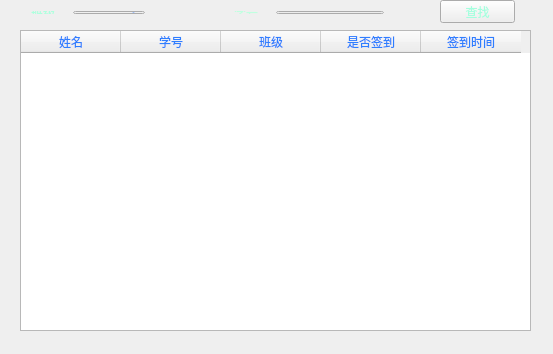
<?xml version="1.0" encoding="UTF-8"?>
<ui version="4.0">
 <class>Widget</class>
 <widget class="QWidget" name="Widget">
  <property name="geometry">
   <rect>
    <x>0</x>
    <y>0</y>
    <width>553</width>
    <height>354</height>
   </rect>
  </property>
  <property name="windowTitle">
   <string>签到</string>
  </property>
  <widget class="QPushButton" name="pushButton">
   <property name="geometry">
    <rect>
     <x>440</x>
     <y>0</y>
     <width>75</width>
     <height>23</height>
    </rect>
   </property>
   <property name="styleSheet">
    <string notr="true">font: italic 9pt &quot;Bahnschrift&quot;;
color: rgb(164, 255, 222);</string>
   </property>
   <property name="text">
    <string>查找</string>
   </property>
  </widget>
  <widget class="QTableWidget" name="tableWidget">
   <property name="geometry">
    <rect>
     <x>20</x>
     <y>30</y>
     <width>511</width>
     <height>301</height>
    </rect>
   </property>
   <property name="styleSheet">
    <string notr="true">border-image: url(:/图片null-3ce5eb0d59968b2c.jpg);
color: rgb(46, 126, 255);</string>
   </property>
   <column>
    <property name="text">
     <string>姓名</string>
    </property>
   </column>
   <column>
    <property name="text">
     <string>学号</string>
    </property>
   </column>
   <column>
    <property name="text">
     <string>班级</string>
    </property>
   </column>
   <column>
    <property name="text">
     <string>是否签到</string>
    </property>
   </column>
   <column>
    <property name="text">
     <string>签到时间</string>
    </property>
   </column>
  </widget>
  <widget class="QWidget" name="layoutWidget">
   <property name="geometry">
    <rect>
     <x>20</x>
     <y>0</y>
     <width>375</width>
     <height>25</height>
    </rect>
   </property>
   <layout class="QHBoxLayout" name="horizontalLayout">
    <item>
     <widget class="QLabel" name="label">
      <property name="styleSheet">
       <string notr="true">color: rgb(174, 255, 222);
font: 75 9pt &quot;Bahnschrift Light&quot;;</string>
      </property>
      <property name="text">
       <string>班级：</string>
      </property>
     </widget>
    </item>
    <item>
     <widget class="QComboBox" name="comboBox">
      <property name="styleSheet">
       <string notr="true">color: rgb(93, 150, 255);</string>
      </property>
     </widget>
    </item>
    <item>
     <spacer name="horizontalSpacer">
      <property name="orientation">
       <enum>Qt::Horizontal</enum>
      </property>
      <property name="sizeHint" stdset="0">
       <size>
        <width>40</width>
        <height>20</height>
       </size>
      </property>
     </spacer>
    </item>
    <item>
     <widget class="QLabel" name="label_2">
      <property name="styleSheet">
       <string notr="true">font: italic 9pt &quot;Bahnschrift&quot;;
color: rgb(192, 255, 224);</string>
      </property>
      <property name="text">
       <string>学号：</string>
      </property>
     </widget>
    </item>
    <item>
     <widget class="QLineEdit" name="lineEdit"/>
    </item>
   </layout>
  </widget>
  <widget class="QWidget" name="widget" native="true">
   <property name="geometry">
    <rect>
     <x>0</x>
     <y>0</y>
     <width>551</width>
     <height>341</height>
    </rect>
   </property>
   <property name="styleSheet">
    <string notr="true">border-image: url(:/图片null-3ce5eb0d59968b2c.jpg);</string>
   </property>
   <zorder>tableWidget</zorder>
   <zorder>tableWidget</zorder>
  </widget>
  <zorder>widget</zorder>
  <zorder>pushButton</zorder>
  <zorder>tableWidget</zorder>
  <zorder>layoutWidget</zorder>
 </widget>
 <layoutdefault spacing="6" margin="11"/>
 <resources/>
 <connections/>
</ui>
